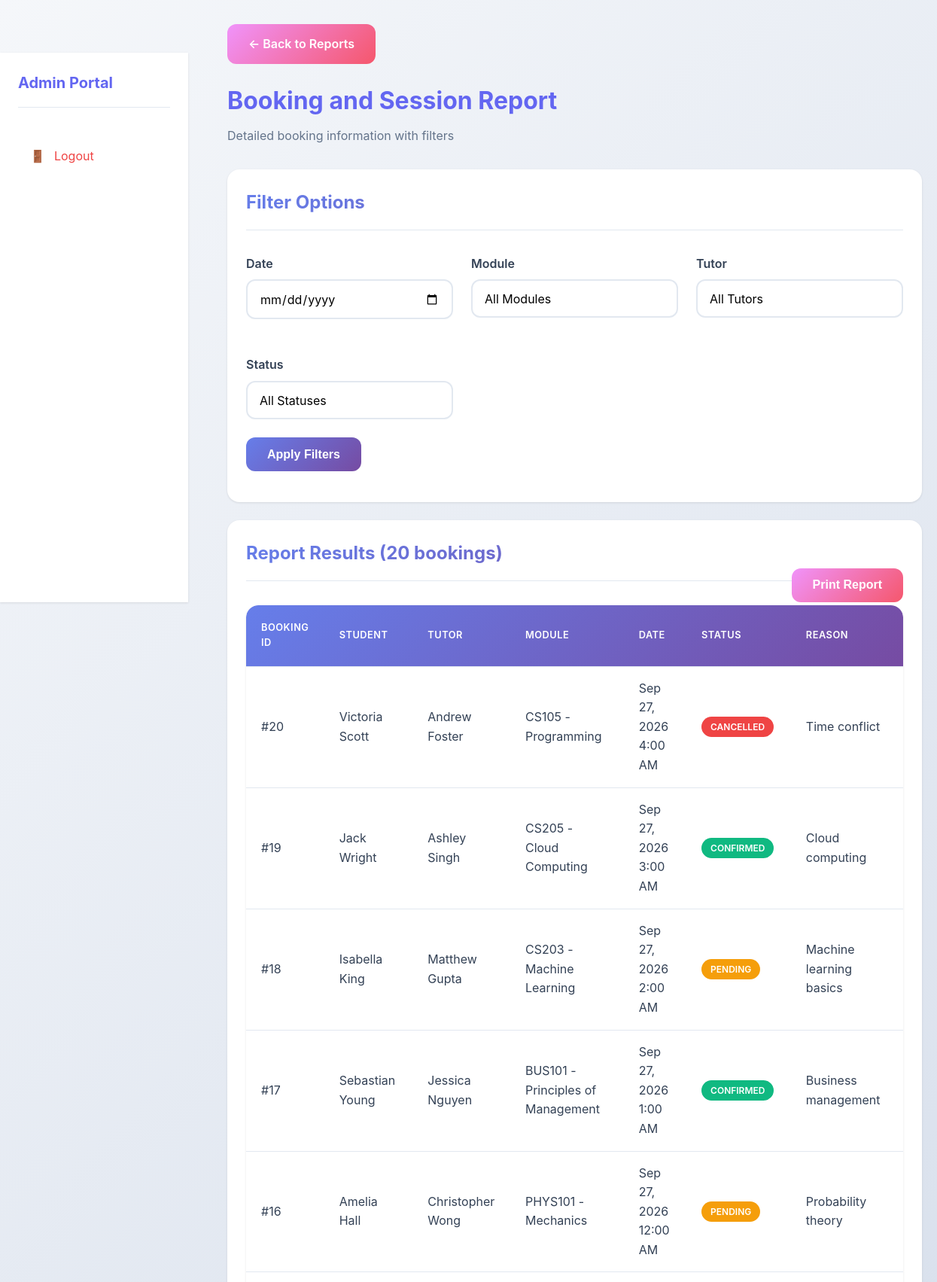
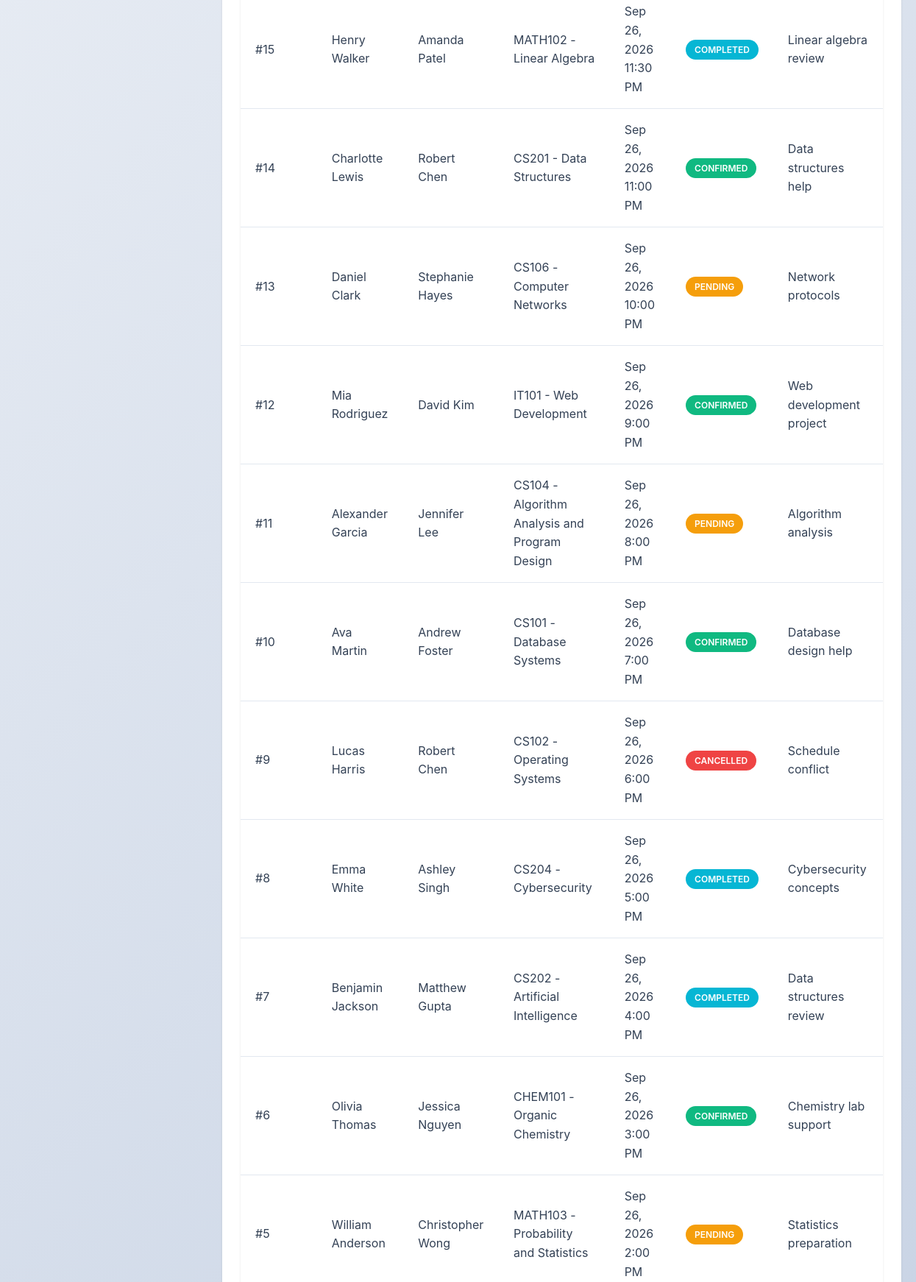
The page /reports/booking_report.php (signed in, upper part) on the database its author committed (2 pictures, top to bottom).
### tables this page shows
CREATE TABLE bookings (
    booking_id INT AUTO_INCREMENT PRIMARY KEY,
    student_id INT NOT NULL,
    tutor_id INT NOT NULL,
    module_id INT NOT NULL,
    slot_id INT,
    booking_date TIMESTAMP DEFAULT CURRENT_TIMESTAMP,
    status ENUM('pending', 'confirmed', 'completed', 'cancelled') DEFAULT 'pending',
    reason TEXT,
    created_at TIMESTAMP DEFAULT CURRENT_TIMESTAMP,
    FOREIGN KEY (student_id) REFERENCES students(student_id) ON DELETE CASCADE,
    FOREIGN KEY (tutor_id) REFERENCES tutors(tutor_id) ON DELETE CASCADE,
    FOREIGN KEY (module_id) REFERENCES modules(module_id) ON DELETE CASCADE,
    FOREIGN KEY (slot_id) REFERENCES available_slots(slot_id) ON DELETE SET NULL
);

CREATE TABLE students (
    student_id INT AUTO_INCREMENT PRIMARY KEY,
    student_number VARCHAR(20) NOT NULL UNIQUE,
    first_name VARCHAR(50) NOT NULL,
    last_name VARCHAR(50) NOT NULL,
    email VARCHAR(100) NOT NULL UNIQUE,
    password VARCHAR(255) NOT NULL,
    program_id INT,
    created_at TIMESTAMP DEFAULT CURRENT_TIMESTAMP,
    FOREIGN KEY (program_id) REFERENCES programs(program_id) ON DELETE SET NULL
);

CREATE TABLE tutors (
    tutor_id INT AUTO_INCREMENT PRIMARY KEY,
    tutor_number VARCHAR(20) NOT NULL UNIQUE,
    first_name VARCHAR(50) NOT NULL,
    last_name VARCHAR(50) NOT NULL,
    email VARCHAR(100) NOT NULL UNIQUE,
    password VARCHAR(255) NOT NULL,
    phone VARCHAR(20),
    status ENUM('active', 'inactive') DEFAULT 'active',
    created_at TIMESTAMP DEFAULT CURRENT_TIMESTAMP
);

CREATE TABLE modules (
    module_id INT AUTO_INCREMENT PRIMARY KEY,
    module_code VARCHAR(20) NOT NULL UNIQUE,
    module_name VARCHAR(100) NOT NULL,
    program_id INT NOT NULL,
    created_at TIMESTAMP DEFAULT CURRENT_TIMESTAMP,
    FOREIGN KEY (program_id) REFERENCES programs(program_id) ON DELETE CASCADE
);

### includes/functions.php (called while the page is built, shortened)
<?php
function formatDateTime($datetime) {
    return date('M d, Y g:i A', strtotime($datetime));
}
function getBookingStatusBadge($status) {
    $badges = [
        'pending' => 'badge-warning',
        'confirmed' => 'badge-success',
        'completed' => 'badge-info',
        'cancelled' => 'badge-danger'
    ];
    return $badges[$status] ?? 'badge-secondary';
}
function truncateText($text, $length = 50) {
    if (strlen($text) <= $length) {
        return $text;
    }
    return substr($text, 0, $length) . '...';
}
?>

### reports/booking_report.php (the view, shortened to what this page needs)
<?php
require_once '../config/database.php';
require_once '../includes/functions.php';
$date_filter = $_GET['date'] ?? '';
$query = "
    SELECT b.*, s.first_name as student_name, s.last_name as student_last_name,
    t.first_name as tutor_name, t.last_name as tutor_last_name,
    m.module_code, m.module_name
    FROM bookings b
    JOIN students s ON b.student_id = s.student_id
    JOIN tutors t ON b.tutor_id = t.tutor_id
    JOIN modules m ON b.module_id = m.module_id
    WHERE 1=1
";
$params = [];
$query .= " ORDER BY b.booking_date DESC";
$stmt = $pdo->prepare($query);
$stmt->execute($params);
$bookings = $stmt->fetchAll();
?>
<!DOCTYPE html>
<html lang="en">
<head>
    <link rel="stylesheet" href="../assets/css/style.css">
</head>
<body>
    <div class="dashboard-layout">
        <?php include '../includes/sidebar.php'; ?>
        <div class="main-content">
            <div class="container-fluid">
                <div class="page-header">
                    <a href="../admin/reports.php" class="btn btn-secondary" style="margin-bottom: 1rem;">← Back to Reports</a>
                    <h1>Booking and Session Report</h1>
                    <p>Detailed booking information with filters</p>
                </div>
                <div class="card">
                    <div class="card-header">
                        <h2>Filter Options</h2>
                    </div>
                    <div class="card-body">
                        <form method="GET" action="">
                            <div class="form-row">
                                <div class="form-group">
                                    <label for="date">Date</label>
                                    <input type="date" id="date" name="date" class="form-control" value="<?php echo htmlspecialchars($date_filter); ?>">
                                </div>
                                <div class="form-group">
                                    <label for="module">Module</label>
                                    <select id="module" name="module" class="form-control">
                                        <option value="">All Modules</option>
                                    </select>
                                </div>
                                <div class="form-group">
                                    <label for="tutor">Tutor</label>
                                    <select id="tutor" name="tutor" class="form-control">
                                        <option value="">All Tutors</option>
                                    </select>
                                </div>
                                <div class="form-group">
                                    <label for="status">Status</label>
                                    <select id="status" name="status" class="form-control">
                                        <option value="">All Statuses</option>
                                    </select>
                                </div>
                            </div>
                            <button type="submit" class="btn btn-primary">Apply Filters</button>
                        </form>
                    </div>
                </div>
                <div class="card">
                    <div class="card-header">
                        <h2>Report Results (<?php echo count($bookings); ?> bookings)</h2>
                        <button onclick="window.print()" class="btn btn-secondary" style="float: right;">Print Report</button>
                    </div>
                    <div class="card-body">
                        <?php if (empty($bookings)): ?>
                            <p>No bookings found matching your criteria.</p>
                        <?php else: ?>
                            <div class="table-responsive">
                                <table>
                                    <thead>
                                        <tr>
                                            <th>Booking ID</th>
                                            <th>Student</th>
                                            <th>Tutor</th>
                                            <th>Module</th>
                                            <th>Date</th>
                                            <th>Status</th>
                                            <th>Reason</th>
                                        </tr>
                                    </thead>
                                    <tbody>
                                        <?php foreach ($bookings as $booking): ?>
                                        <tr>
                                            <td>#<?php echo $booking['booking_id']; ?></td>
                                            <td><?php echo htmlspecialchars($booking['student_name'] . ' ' . $booking['student_last_name']); ?></td>
                                            <td><?php echo htmlspecialchars($booking['tutor_name'] . ' ' . $booking['tutor_last_name']); ?></td>
                                            <td><?php echo htmlspecialchars($booking['module_code'] . ' - ' . $booking['module_name']); ?></td>
                                            <td><?php echo formatDateTime($booking['booking_date']); ?></td>
                                            <td><span class="badge <?php echo getBookingStatusBadge($booking['status']); ?>"><?php echo ucfirst($booking['status']); ?></span></td>
                                            <td><?php echo truncateText(htmlspecialchars($booking['reason'] ?? 'N/A'), 30); ?></td>
                                        </tr>
                                        <?php endforeach; ?>
                                    </tbody>
                                </table>
                            </div>
                        <?php endif; ?>
                    </div>
                </div>
            </div>
        </div>
    </div>
</body>
</html>

### assets/css/style.css (style rules this page uses)
:root { --primary-color: #6366f1; --primary-dark: #4f46e5; --primary-light: #818cf8; --secondary-color: #8b5cf6; --success-color: #10b981; --danger-color: #ef4444; --warning-color: #f59e0b; --info-color: #06b6d4; --light-color: #f8fafc; --dark-color: #1e293b; --border-color: #e2e8f0; --text-color: #334155; --text-muted: #64748b; --white: #ffffff; --shadow: 0 1px 3px rgba(0, 0, 0, 0.1); --shadow-lg: 0 10px 25px rgba(0, 0, 0, 0.15); --shadow-xl: 0 20px 40px rgba(0, 0, 0, 0.2); --radius: 12px; --radius-lg: 16px; --gradient-primary: linear-gradient(135deg, #667eea 0%, #764ba2 100%); --gradient-secondary: linear-gradient(135deg, #f093fb 0%, #f5576c 100%); --gradient-success: linear-gradient(135deg, #4facfe 0%, #00f2fe 100%); }
* { margin: 0; padding: 0; box-sizing: border-box; }
body { font-family: -apple-system, BlinkMacSystemFont, 'Segoe UI', Roboto, 'Helvetica Neue', Arial, sans-serif; line-height: 1.6; color: var(--text-color); background: linear-gradient(135deg, #f5f7fa 0%, #c3cfe2 100%); min-height: 100vh; display: flex; flex-direction: column; }
html { scroll-behavior: smooth; }
.container-fluid { width: 100%; padding: 0 20px; }
.btn { display: inline-block; padding: 0.85rem 1.75rem; border: none; border-radius: var(--radius); font-size: 1rem; font-weight: 600; text-decoration: none; cursor: pointer; transition: all 0.3s ease; text-align: center; position: relative; overflow: hidden; transform: translateY(0); }
.btn::before { content: ''; position: absolute; top: 50%; left: 50%; width: 0; height: 0; border-radius: 50%; background: rgba(255, 255, 255, 0.3); transform: translate(-50%, -50%); transition: width 0.6s, height 0.6s; }
.btn-primary { background: var(--gradient-primary); color: var(--white); }
.btn-secondary { background: var(--gradient-secondary); color: var(--white); }
.card { background: var(--white); border-radius: var(--radius-lg); box-shadow: var(--shadow); padding: 1.5rem; margin-bottom: 1.5rem; transition: all 0.3s ease; border: 1px solid transparent; }
.card-header { border-bottom: 1px solid var(--border-color); padding-bottom: 1rem; margin-bottom: 1rem; }
.card-header h2, .card-header h3 { background: var(--gradient-primary); -webkit-background-clip: text; -webkit-text-fill-color: transparent; background-clip: text; margin: 0; }
.card-body { padding: 1rem 0; }
.form-group { margin-bottom: 1.5rem; }
.form-group label { display: block; margin-bottom: 0.5rem; font-weight: 600; color: var(--text-color); transition: color 0.3s ease; }
.form-control { width: 100%; padding: 0.85rem 1rem; border: 2px solid var(--border-color); border-radius: var(--radius); font-size: 1rem; font-family: inherit; transition: all 0.3s ease; background: var(--white); }
select.form-control { cursor: pointer; appearance: none; background-repeat: no-repeat; background-position: right 1rem center; background-size: 1.5rem; padding-right: 3rem; }
.form-row { display: grid; grid-template-columns: repeat(auto-fit, minmax(250px, 1fr)); gap: 1.5rem; }
.table-responsive { overflow-x: auto; margin-bottom: 1.5rem; border-radius: var(--radius-lg); box-shadow: var(--shadow); }
table { width: 100%; border-collapse: separate; border-spacing: 0; background-color: var(--white); border-radius: var(--radius-lg); overflow: hidden; }
table thead { background: var(--gradient-primary); color: var(--white); }
table th, table td { padding: 1rem 1.25rem; text-align: left; border-bottom: 1px solid var(--border-color); transition: background-color 0.3s ease; }
table th { font-weight: 600; text-transform: uppercase; font-size: 0.8rem; letter-spacing: 0.5px; padding: 1.25rem; }
table tbody tr { transition: all 0.3s ease; }
.badge { display: inline-block; padding: 0.25rem 0.75rem; border-radius: 9999px; font-size: 0.75rem; font-weight: 600; text-transform: uppercase; }
.badge-success { background-color: var(--success-color); color: var(--white); }
.badge-danger { background-color: var(--danger-color); color: var(--white); }
.badge-warning { background-color: var(--warning-color); color: var(--white); }
.badge-info { background-color: var(--info-color); color: var(--white); }
.dashboard-layout { display: grid; grid-template-columns: 250px 1fr; gap: 2rem; min-height: calc(100vh - 70px); }
.main-content { padding: 2rem 0; }
.page-header { margin-bottom: 2rem; }
.page-header h1 { color: var(--primary-color); margin-bottom: 0.5rem; }
.page-header p { color: var(--text-muted); }

### rows shown on the page
bookings: booking_id "20", student.last_name "Victoria Scott", tutor.last_name "Andrew Foster", module.module_name "CS105 - Programming", booking_date "Sep 27, 2026 4:00 AM", status "CANCELLED", reason "Time conflict"
bookings: booking_id "19", student.last_name "Jack Wright", tutor.last_name "Ashley Singh", module.module_name "CS205 - Cloud Computing", booking_date "Sep 27, 2026 3:00 AM", status "CONFIRMED", reason "Cloud computing"
bookings: booking_id "18", student.last_name "Isabella King", tutor.last_name "Matthew Gupta", module.module_name "CS203 - Machine Learning", booking_date "Sep 27, 2026 2:00 AM", status "PENDING", reason "Machine learning basics"
bookings: booking_id "17", student.last_name "Sebastian Young", tutor.last_name "Jessica Nguyen", module.module_name "BUS101 - Principles of Management", booking_date "Sep 27, 2026 1:00 AM", status "CONFIRMED", reason "Business management"
bookings: booking_id "16", student.last_name "Amelia Hall", tutor.last_name "Christopher Wong", module.module_name "PHYS101 - Mechanics", booking_date "Sep 27, 2026 12:00 AM", status "PENDING", reason "Probability theory"
bookings: booking_id "15", student.last_name "Henry Walker", tutor.last_name "Amanda Patel", module.module_name "MATH102 - Linear Algebra", booking_date "Sep 26, 2026 11:30 PM", status "COMPLETED", reason "Linear algebra review"
bookings: booking_id "14", student.last_name "Charlotte Lewis", tutor.last_name "Robert Chen", module.module_name "CS201 - Data Structures", booking_date "Sep 26, 2026 11:00 PM", status "CONFIRMED", reason "Data structures help"
bookings: booking_id "13", student.last_name "Daniel Clark", tutor.last_name "Stephanie Hayes", module.module_name "CS106 - Computer Networks", booking_date "Sep 26, 2026 10:00 PM", status "PENDING", reason "Network protocols"
bookings: booking_id "12", student.last_name "Mia Rodriguez", tutor.last_name "David Kim", module.module_name "IT101 - Web Development", booking_date "Sep 26, 2026 9:00 PM", status "CONFIRMED", reason "Web development project"
bookings: booking_id "11", student.last_name "Alexander Garcia", tutor.last_name "Jennifer Lee", module.module_name "CS104 - Algorithm Analysis and Program Design", booking_date "Sep 26, 2026 8:00 PM", status "PENDING", reason "Algorithm analysis"
bookings: booking_id "10", student.last_name "Ava Martin", tutor.last_name "Andrew Foster", module.module_name "CS101 - Database Systems", booking_date "Sep 26, 2026 7:00 PM", status "CONFIRMED", reason "Database design help"
bookings: booking_id "9", student.last_name "Lucas Harris", tutor.last_name "Robert Chen", module.module_name "CS102 - Operating Systems", booking_date "Sep 26, 2026 6:00 PM", status "CANCELLED", reason "Schedule conflict"
bookings: booking_id "8", student.last_name "Emma White", tutor.last_name "Ashley Singh", module.module_name "CS204 - Cybersecurity", booking_date "Sep 26, 2026 5:00 PM", status "COMPLETED", reason "Cybersecurity concepts"
bookings: booking_id "7", student.last_name "Benjamin Jackson", tutor.last_name "Matthew Gupta", module.module_name "CS202 - Artificial Intelligence", booking_date "Sep 26, 2026 4:00 PM", status "COMPLETED", reason "Data structures review"
bookings: booking_id "6", student.last_name "Olivia Thomas", tutor.last_name "Jessica Nguyen", module.module_name "CHEM101 - Organic Chemistry", booking_date "Sep 26, 2026 3:00 PM", status "CONFIRMED", reason "Chemistry lab support"
bookings: booking_id "5", student.last_name "William Anderson", tutor.last_name "Christopher Wong", module.module_name "MATH103 - Probability and Statistics", booking_date "Sep 26, 2026 2:00 PM", status "PENDING", reason "Statistics preparation"

### other values the page prints
getCurrentUserRole() "Admin"
count($bookings) "20"
